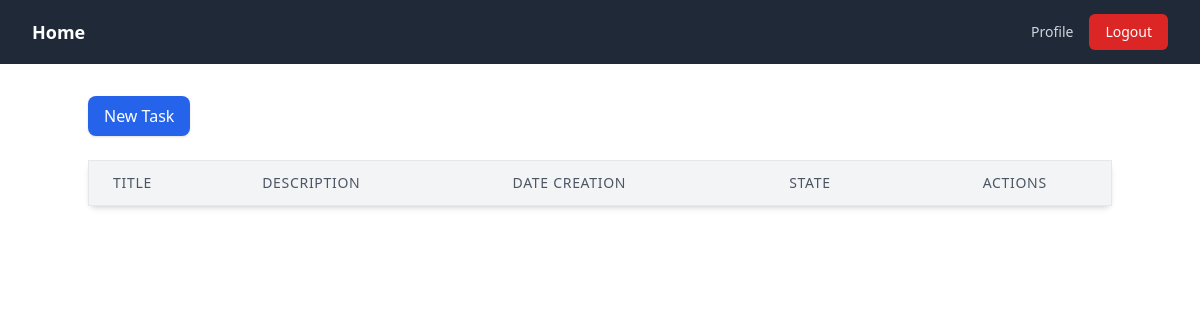
Before: /tasks/6 (signed in) with the older database file.
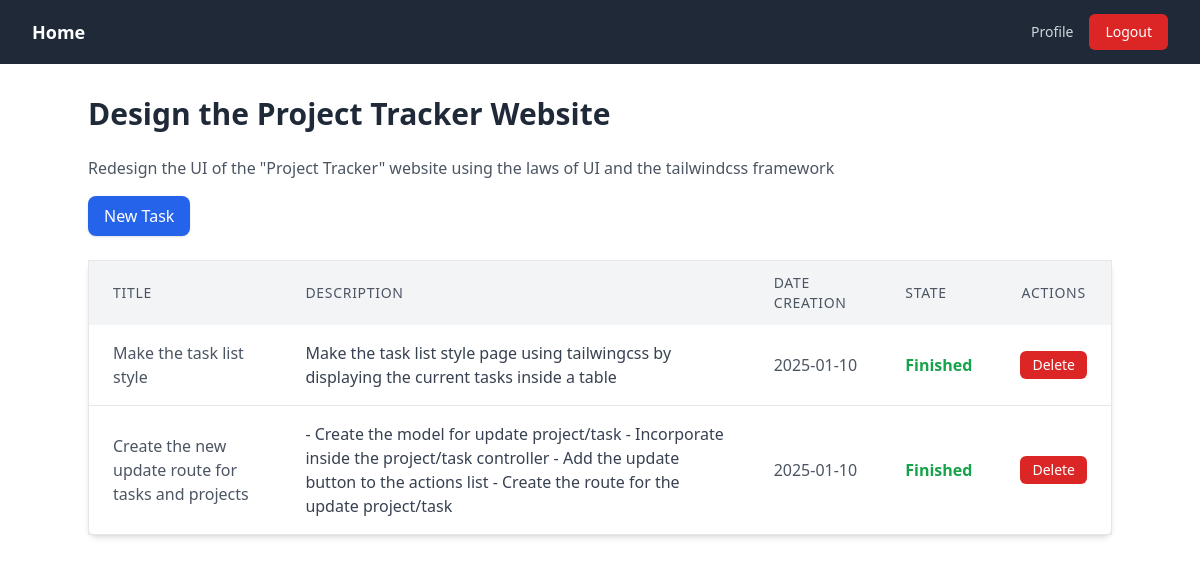
After: the same page with the newer database file.
### tables this page shows
CREATE TABLE project (
        project_id INTEGER PRIMARY KEY AUTOINCREMENT,
        project_name TEXT NOT NULL,
        project_description TEXT NOT NULL,
        project_datecreation DATE NOT NULL,
        project_state BOOLEAN NOT NULL,
        user_id REFERENCES user (user_id) ON DELETE CASCADE
    );

CREATE TABLE task (
        task_id INTEGER PRIMARY KEY AUTOINCREMENT,
        task_name TEXT NOT NULL,
        task_description TEXT NOT NULL,
        task_datecreation DATE NOT NULL,
        task_state BOOLEAN NOT NULL,
        project_id REFERENCES project (project_id) ON DELETE CASCADE
    );

### development/main.py (the view)
@app.route("/tasks/<int:project_id>", methods=["GET"])
def render_tasks(project_id):
    return TaskController.render_tasks_list(project_id)

### development/controllers/task_controller.py (called while the page is built)
    @staticmethod
    @login_required
    def render_tasks_list(project_id):
        project = ProjectModel.get_by_project_id(project_id)
        tasks = TaskModel.get_by_project_id(project_id)
        return render_template("tasks/tasks.html", project=project, tasks=tasks)

### development/models/project_model.py (called while the page is built)
    @staticmethod
    def get_by_project_id(project_id):
        sql = """
            SELECT *
            FROM project
            WHERE project_id = ?;
        """
        cursor.execute(sql, (project_id,))
        return cursor.fetchone()

### development/models/task_model.py (called while the page is built)
    @staticmethod
    def get_by_project_id(project_id):
        sql = """
            SELECT *
            FROM task
            WHERE project_id = ?
            ORDER BY task_state DESC;
        """
        cursor.execute(sql, (project_id,))
        return cursor.fetchall()

### development/utils/auth_utils.py (called while the page is built)
def login_required(f):
    @wraps(f)
    def decorated_function(*args, **kwargs):
        if "user_id" not in session:
            return redirect(url_for("login"))
        return f(*args, **kwargs)
    return decorated_function

### development/templates/tasks/tasks.html (shortened to what this page needs)
{%extends "base.html" %}
{% block main %}
{{ components.navbar() }}
<div class="container mx-auto mt-8">
    <h1 class="text-3xl font-bold text-gray-800 mb-6">{{project[1]}}</h1>
    <p class="text-gray-600 mb-4">{{project[2]}}</p>
    <a href="/tasks/create/{{project[0]}}"
        class="inline-block bg-blue-600 text-white font-medium py-2 px-4 rounded-lg shadow hover:bg-blue-700 transition">
        New Task
    </a>
    <table class="min-w-full mt-6 bg-white border border-gray-200 shadow-md rounded-lg">
        <thead class="bg-gray-100">
            <th class="px-6 py-3 text-left text-sm font-medium text-gray-600 uppercase tracking-wider">Title</th>
            <th class="px-6 py-3 text-left text-sm font-medium text-gray-600 uppercase tracking-wider">Description</th>
            <th class="px-6 py-3 text-left text-sm font-medium text-gray-600 uppercase tracking-wider">Date creation
            </th>
            <th class="px-6 py-3 text-left text-sm font-medium text-gray-600 uppercase tracking-wider">State</th>
            <th class="px-6 py-3 text-center text-sm font-medium text-gray-600 uppercase tracking-wider">Actions</th>
        </thead>
        <tbody class="divide-y divide-gray-200">
            {% for task in tasks %}
            <tr class="hover:bg-gray-50">
                <td class="px-6 py-4 text-gray-600">{{task[1]}}</td>
                <td class="px-6 py-4 text-gray-700">{{task[2]}}</td>
                <td class="px-6 py-4 text-gray-600">{{task[3]}}</td>
                <td class="px-6 py-4">
                    {% if task[4] != 0 %}
                    <span class="text-green-600 font-bold">Finished</span>
                    {% endif %}
                </td>
                <td class="px-6 py-4 text-gray-700">
                    <form action="/tasks/{{project[0]}}/delete/{{task[0]}}" method="post">
                        <button type="submit"
                            class="bg-red-600 hover:bg-red-700 text-white py-1 px-3 rounded-md text-sm">
                            Delete
                        </button>
                    </form>
                </td>
            </tr>
            {% endfor %}
        </tbody>
    </table>
</div>
{% endblock %}

### development/templates/base.html (shortened to what this page needs)
{% import 'components/navbar.html' as components %}
<!DOCTYPE html>
<html lang="en">
<head>
    <script src="https://cdn.tailwindcss.com"></script>
</head>
<body>
    {% block main %}{% endblock %}
</body>
</html>

### development/templates/components/navbar.html
{% macro navbar() %}
<nav class="bg-gray-800">
    <div class="max-w-7xl mx-auto px-4 sm:px-6 lg:px-8">
        <div class="flex items-center justify-between h-16">
            <div class="flex items-center">
                <a href="/projects" class="text-white text-lg font-semibold hover:text-gray-300">
                    Home
                </a>
            </div>
            <div class="flex items-center space-x-4">
                <a href="/profile" class="text-gray-300 hover:text-white text-sm font-medium">
                    Profile
                </a>
                <a href="/logout"
                    class="bg-red-600 hover:bg-red-700 text-white text-sm font-medium py-2 px-4 rounded-md">
                    Logout
                </a>
            </div>
        </div>
    </div>
</nav>
{% endmacro %}

Changed rows visible on the page:
added project: project_name "Design the Project Tracker Website", project_description "Redesign the UI of the \"Project Tracker\" website using the laws of UI and the tailwindcss framework"
added task: task_name "Make the task list style", task_description "Make the task list style page using tailwingcss by displaying the current tasks inside a table", task_datecreation "2025-01-10", task_state "Finished"
added task: task_name "Create the new update route for tasks and projects", task_description "- Create the model for update project/task - Incorporate inside the project/task controller - Add the update button to the actions list - Create the route for the update project/task", task_datecreation "2025-01-10", task_state "Finished"
